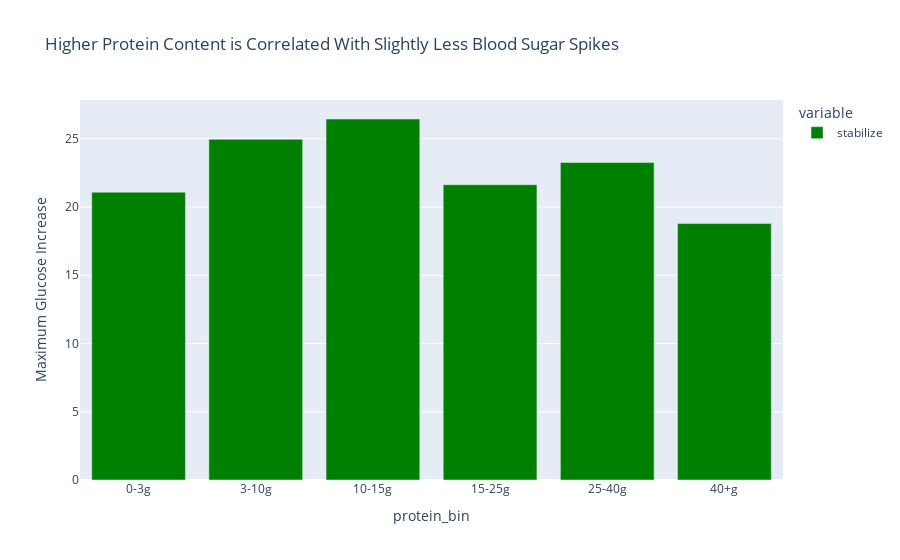

The notebook cell this image was saved under:
### Code cell
protein_bins = [0, 3, 10, 15, 25, 40, float('inf')]
protein_labels = ['0-3g', '3-10g', '10-15g', '15-25g', '25-40g', '40+g']

glucose_spikes['protein_bin'] = pd.cut(glucose_spikes['protein'], 
                                       bins=protein_bins, 
                                       labels=protein_labels,
                                       right=False)

px.bar(glucose_spikes.groupby('protein_bin')['stabilize'].mean(),
       labels={'value': 'Maximum Glucose Increase', 'index': 'Protein Bin'},
       title='Higher Protein Content is Correlated With Slightly Less Blood Sugar Spikes',
       color_discrete_sequence=['green'])

### Figure 1 — Plotly figure (JSON) as saved in the notebook; plotly's stock layout.template omitted (floating-point values rounded to 4 significant figures)
{"data": [{"hovertemplate": "variable=stabilize<br>protein_bin=%{x}<br>Maximum Glucose Increase=%{y}<extra></extra>", "legendgroup": "stabilize", "marker": {"color": "green", "pattern": {"shape": ""}}, "name": "stabilize", "orientation": "v", "showlegend": true, "textposition": "auto", "type": "bar", "x": ["0-3g", "3-10g", "10-15g", "15-25g", "25-40g", "40+g"], "xaxis": "x", "y": [21.09, 24.97, 26.45, 21.64, 23.26, 18.79], "yaxis": "y"}], "layout": {"barmode": "relative", "legend": {"title": {"text": "variable"}, "tracegroupgap": 0}, "title": {"text": "Higher Protein Content is Correlated With Slightly Less Blood Sugar Spikes"}, "xaxis": {"anchor": "y", "domain": [0, 1], "title": {"text": "protein_bin"}}, "yaxis": {"anchor": "x", "domain": [0, 1], "title": {"text": "Maximum Glucose Increase"}}}}
